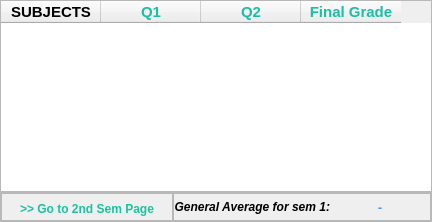
           <widget class="QWidget" name="sem1">
            <property name="styleSheet">
             <string notr="true"/>
            </property>
            <layout class="QVBoxLayout" name="verticalLayout_6">
             <property name="spacing">
              <number>0</number>
             </property>
             <property name="leftMargin">
              <number>0</number>
             </property>
             <property name="topMargin">
              <number>0</number>
             </property>
             <property name="rightMargin">
              <number>0</number>
             </property>
             <property name="bottomMargin">
              <number>0</number>
             </property>
             <item>
              <widget class="QTableWidget" name="sem1SubTable">
               <property name="styleSheet">
                <string notr="true">QHeaderView{
	border-bottom: 1px solid rgb(222, 222, 222);
}</string>
               </property>
               <property name="verticalScrollMode">
                <enum>QAbstractItemView::ScrollPerPixel</enum>
               </property>
               <property name="horizontalScrollMode">
                <enum>QAbstractItemView::ScrollPerPixel</enum>
               </property>
               <column>
                <property name="text">
                 <string>SUBJECTS</string>
                </property>
                <property name="font">
                 <font>
                  <pointsize>11</pointsize>
                  <bold>true</bold>
                 </font>
                </property>
               </column>
               <column>
                <property name="text">
                 <string>Q1</string>
                </property>
                <property name="font">
                 <font>
                  <pointsize>11</pointsize>
                  <bold>true</bold>
                 </font>
                </property>
                <property name="foreground">
                 <brush brushstyle="SolidPattern">
                  <color alpha="255">
                   <red>26</red>
                   <green>191</green>
                   <blue>164</blue>
                  </color>
                 </brush>
                </property>
               </column>
               <column>
                <property name="text">
                 <string>Q2</string>
                </property>
                <property name="font">
                 <font>
                  <pointsize>11</pointsize>
                  <bold>true</bold>
                 </font>
                </property>
                <property name="foreground">
                 <brush brushstyle="SolidPattern">
                  <color alpha="255">
                   <red>26</red>
                   <green>191</green>
                   <blue>164</blue>
                  </color>
                 </brush>
                </property>
               </column>
               <column>
                <property name="text">
                 <string>Final Grade</string>
                </property>
                <property name="font">
                 <font>
                  <pointsize>11</pointsize>
                  <bold>true</bold>
                 </font>
                </property>
                <property name="foreground">
                 <brush brushstyle="SolidPattern">
                  <color alpha="255">
                   <red>26</red>
                   <green>191</green>
                   <blue>164</blue>
                  </color>
                 </brush>
                </property>
               </column>
              </widget>
             </item>
             <item>
              <widget class="QFrame" name="frame_11">
               <property name="minimumSize">
                <size>
                 <width>0</width>
                 <height>30</height>
                </size>
               </property>
               <property name="maximumSize">
                <size>
                 <width>16777215</width>
                 <height>30</height>
                </size>
               </property>
               <property name="layoutDirection">
                <enum>Qt::RightToLeft</enum>
               </property>
               <property name="frameShape">
                <enum>QFrame::StyledPanel</enum>
               </property>
               <property name="frameShadow">
                <enum>QFrame::Raised</enum>
               </property>
               <layout class="QHBoxLayout" name="horizontalLayout_6">
                <property name="spacing">
                 <number>0</number>
                </property>
                <property name="leftMargin">
                 <number>0</number>
                </property>
                <property name="topMargin">
                 <number>0</number>
                </property>
                <property name="rightMargin">
                 <number>0</number>
                </property>
                <property name="bottomMargin">
                 <number>0</number>
                </property>
                <item>
                 <widget class="QFrame" name="frame_16">
                  <property name="frameShape">
                   <enum>QFrame::StyledPanel</enum>
                  </property>
                  <property name="frameShadow">
                   <enum>QFrame::Raised</enum>
                  </property>
                  <layout class="QHBoxLayout" name="horizontalLayout_11">
                   <property name="spacing">
                    <number>0</number>
                   </property>
                   <property name="leftMargin">
                    <number>0</number>
                   </property>
                   <property name="topMargin">
                    <number>0</number>
                   </property>
                   <property name="rightMargin">
                    <number>0</number>
                   </property>
                   <property name="bottomMargin">
                    <number>0</number>
                   </property>
                   <item>
                    <widget class="QLabel" name="genAve1">
                     <property name="minimumSize">
                      <size>
                       <width>100</width>
                       <height>0</height>
                      </size>
                     </property>
                     <property name="maximumSize">
                      <size>
                       <width>100</width>
                       <height>16777215</height>
                      </size>
                     </property>
                     <property name="font">
                      <font>
                       <pointsize>10</pointsize>
                       <bold>true</bold>
                      </font>
                     </property>
                     <property name="styleSheet">
                      <string notr="true">QLabel{
color: rgb(67, 156, 250);
}</string>
                     </property>
                     <property name="text">
                      <string>-</string>
                     </property>
                     <property name="alignment">
                      <set>Qt::AlignCenter</set>
                     </property>
                    </widget>
                   </item>
                   <item>
                    <widget class="QLabel" name="genSem1Label">
                     <property name="font">
                      <font>
                       <pointsize>9</pointsize>
                       <italic>true</italic>
                       <bold>true</bold>
                      </font>
                     </property>
                     <property name="text">
                      <string>General Average for sem 1:</string>
                     </property>
                     <property name="alignment">
                      <set>Qt::AlignRight|Qt::AlignTrailing|Qt::AlignVCenter</set>
                     </property>
                    </widget>
                   </item>
                  </layout>
                 </widget>
                </item>
                <item>
                 <widget class="QFrame" name="frame_15">
                  <property name="frameShape">
                   <enum>QFrame::StyledPanel</enum>
                  </property>
                  <property name="frameShadow">
                   <enum>QFrame::Raised</enum>
                  </property>
                  <layout class="QHBoxLayout" name="horizontalLayout_9">
                   <property name="spacing">
                    <number>0</number>
                   </property>
                   <property name="leftMargin">
                    <number>0</number>
                   </property>
                   <property name="topMargin">
                    <number>0</number>
                   </property>
                   <property name="rightMargin">
                    <number>0</number>
                   </property>
                   <property name="bottomMargin">
                    <number>0</number>
                   </property>
                   <item>
                    <widget class="QPushButton" name="sem2Btn">
                     <property name="minimumSize">
                      <size>
                       <width>170</width>
                       <height>30</height>
                      </size>
                     </property>
                     <property name="maximumSize">
                      <size>
                       <width>170</width>
                       <height>16777215</height>
                      </size>
                     </property>
                     <property name="font">
                      <font>
                       <pointsize>9</pointsize>
                       <bold>true</bold>
                      </font>
                     </property>
                     <property name="cursor">
                      <cursorShape>PointingHandCursor</cursorShape>
                     </property>
                     <property name="layoutDirection">
                      <enum>Qt::RightToLeft</enum>
                     </property>
                     <property name="styleSheet">
                      <string notr="true">QPushButton{
	color: rgb(26, 194, 161);
border: none;
}
</string>
                     </property>
                     <property name="text">
                      <string>&gt;&gt; Go to 2nd Sem Page</string>
                     </property>
                    </widget>
                   </item>
                  </layout>
                 </widget>
                </item>
               </layout>
              </widget>
             </item>
            </layout>
           </widget>
